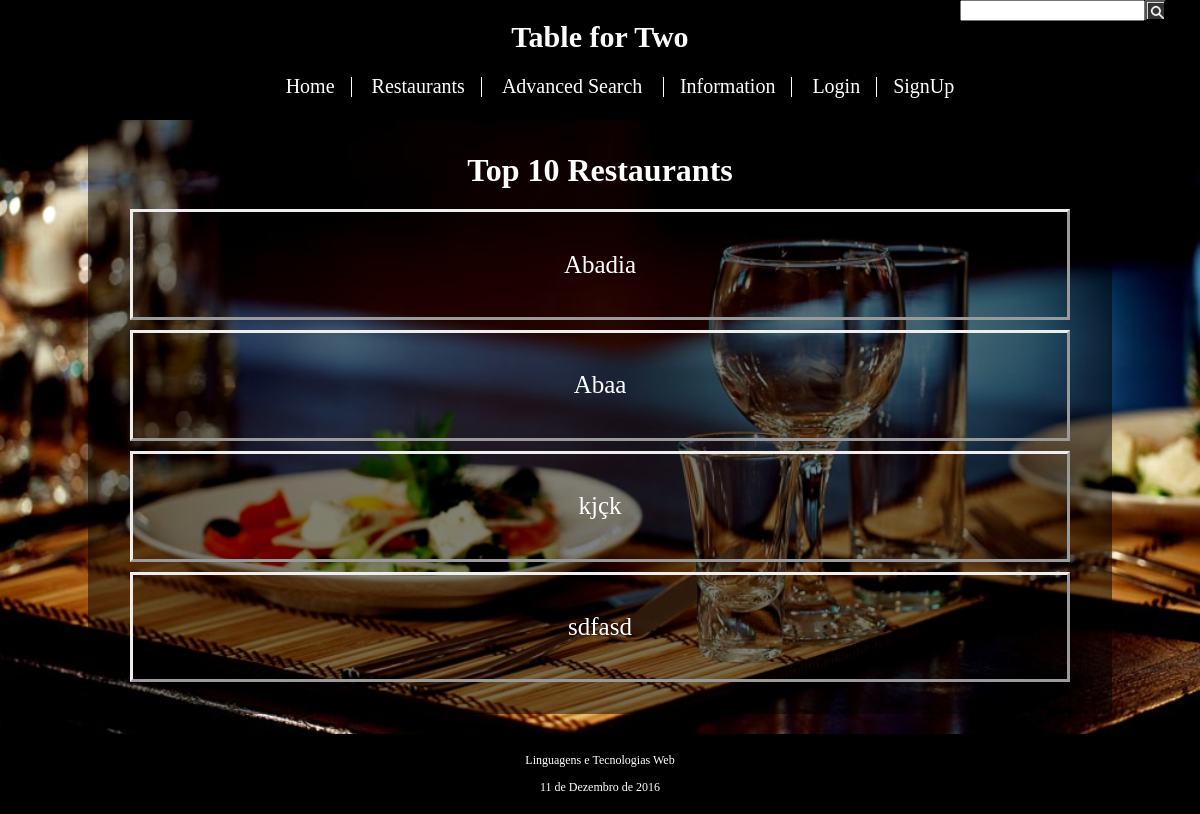
The page / on the database its author committed.
### tables this page shows
CREATE TABLE Restaurant (
	id_restaurant INTEGER PRIMARY KEY AUTOINCREMENT,
	id_owner INTEGER REFERENCES Account(id_account),
	--id_functionTime INTEGER REFERENCES FunctionTime(id_functionTime),
	id_category VARCHAR REFERENCES Category(id_category),
	name VARCHAR NOT NULL,
	address VARCHAR NOT NULL,
	avg_price INTEGER NOT NULL,
	description VARCHAR,
	stars REAL,
	open_time VARCHAR NOT NULL,
	close_time VARCHAR NOT NULL,
	monday BOOLEAN NOT NULL,
	tuesday BOOLEAN NOT NULL,
	wednesday BOOLEAN NOT NULL,
	thursday BOOLEAN NOT NULL,
	friday BOOLEAN NOT NULL,
	saturday BOOLEAN NOT NULL,
	sunday BOOLEAN NOT NULL
);

### index.php (called while the page is built, shortened)
<?php
  include_once getcwd() . "/database/connection.php";
  include_once getcwd() . "/database/restaurant.php";
  include ('templates/header.php');
  include ('templates/feed_content.php');
  include ('templates/footer.php');
?>

### database/restaurant.php (called while the page is built, shortened)
<?php
	function getTop10Restaurant($db){
		$stmt = $db->prepare('SELECT * FROM Restaurant ORDER BY stars DESC LIMIT 10');
		$stmt->execute();
		$result = $stmt->fetchAll();
		return $result;
	}
 ?>

### templates/feed_content.php (the view)
<div id="content">
	<h1 class="title"> Top 10 Restaurants </h1>
	<div class="display_big_center">
		<?php
			$result = getTop10Restaurant($db);
			foreach( $result as $row) {
				echo '<a class="item" href="restaurant_item.php?id=' . $row['id_restaurant'] . '">' . $row['name']  .  '</a>';
			 }
		?>
	</div>
</div>

### css/site.css (style rules this page uses)
html { position:relative; }
body { background-image: url(images/background.jpg); background-position: 0%; background-size: 100%; background-attachment: fixed; font-family: times, serif; margin: 0px auto; display : block; }
#content { width: 1000px; margin: 0px auto; display: none; background-color: rgba(0,0,0,0.5); color: #ffffff; padding: 1%; margin-bottom: 100px; }
#content > * { display:block; margin:20px; }
.display_big_center > * { font-size: 25px; margin: 10px; display:block; text-align: center; color: white; text-decoration: none; }
.item { border-style: outset; padding : 4%; }
.title { text-align: center; }

### rows shown on the page
restaurant: name "Abadia"
restaurant: name "Abaa"
restaurant: name "kjçk"
restaurant: name "sdfasd"
